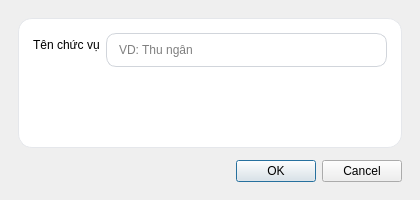
<?xml version="1.0" encoding="UTF-8"?>
<ui version="4.0">
 <class>RoleDialog</class>
 <widget class="QDialog" name="RoleDialog">
  <property name="windowTitle">
   <string>Chức vụ</string>
  </property>
  <property name="minimumSize">
   <size>
    <width>420</width>
    <height>200</height>
   </size>
  </property>
  <layout class="QVBoxLayout" name="verticalLayout">
   <property name="leftMargin">
    <number>18</number>
   </property>
   <property name="topMargin">
    <number>18</number>
   </property>
   <property name="rightMargin">
    <number>18</number>
   </property>
   <property name="bottomMargin">
    <number>18</number>
   </property>
   <property name="spacing">
    <number>12</number>
   </property>
   <item>
    <widget class="QFrame" name="card">
     <property name="styleSheet">
      <string notr="true">QFrame#card{background:#ffffff;border:1px solid #e5e7eb;border-radius:14px;} QLineEdit{padding:8px 10px;border:1px solid #d1d5db;border-radius:10px;} QLineEdit:focus{border:1px solid #5ea0e6;}</string>
     </property>
     <layout class="QFormLayout" name="formLayout">
      <property name="leftMargin">
       <number>14</number>
      </property>
      <property name="topMargin">
       <number>14</number>
      </property>
      <property name="rightMargin">
       <number>14</number>
      </property>
      <property name="bottomMargin">
       <number>14</number>
      </property>
      <item row="0" column="0">
       <widget class="QLabel" name="labelName">
        <property name="text">
         <string>Tên chức vụ</string>
        </property>
       </widget>
      </item>
      <item row="0" column="1">
       <widget class="QLineEdit" name="lineName">
        <property name="placeholderText">
         <string>VD: Thu ngân</string>
        </property>
       </widget>
      </item>
     </layout>
    </widget>
   </item>
   <item>
    <widget class="QDialogButtonBox" name="buttonBox">
     <property name="standardButtons">
      <set>QDialogButtonBox::Cancel|QDialogButtonBox::Ok</set>
     </property>
    </widget>
   </item>
  </layout>
 </widget>
 <resources/>
 <connections/>
</ui>
